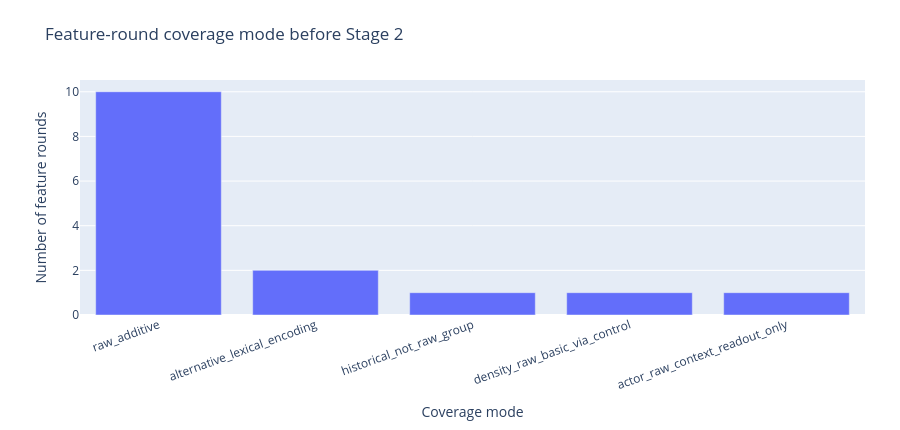

The cell this chart's notebook holds for it:
### Markdown cell above
## Coverage by round

A round is not considered covered merely because it appears in historical notes. We distinguish raw additive coverage from alternative encodings and readout-only coverage.

### Code cell
coverage = pd.DataFrame(report['round_dispositions'])
display(coverage)

coverage_counts = (
    coverage['coverage']
    .value_counts()
    .rename_axis('coverage')
    .reset_index(name='rounds')
)

fig = px.bar(
    coverage_counts,
    x='coverage',
    y='rounds',
    title='Feature-round coverage mode before Stage 2',
)
fig.update_layout(
    autosize=True,
    height=430,
    margin=dict(l=80, r=35, t=80, b=105),
    showlegend=False,
)
fig.update_xaxes(title='Coverage mode', automargin=True, tickangle=-20)
fig.update_yaxes(title='Number of feature rounds', automargin=True)
fig.show(renderer='plotly_mimetype')

### Figure 1 — Plotly figure (JSON) as saved in the notebook; plotly's stock layout.template omitted (floating-point values rounded to 4 significant figures)
{"data": [{"hovertemplate": "coverage=%{x}<br>rounds=%{y}<extra></extra>", "legendgroup": "", "marker": {"color": "#636efa", "pattern": {"shape": ""}}, "name": "", "orientation": "v", "showlegend": false, "textposition": "auto", "type": "bar", "x": ["raw_additive", "alternative_lexical_encoding", "historical_not_raw_group", "density_raw_basic_via_control", "actor_raw_context_readout_only"], "xaxis": "x", "y": [10, 2, 1, 1, 1], "yaxis": "y"}], "layout": {"autosize": true, "barmode": "relative", "height": 430, "legend": {"tracegroupgap": 0}, "margin": {"b": 105, "l": 80, "r": 35, "t": 80}, "showlegend": false, "title": {"text": "Feature-round coverage mode before Stage 2"}, "xaxis": {"anchor": "y", "automargin": true, "domain": [0.0, 1.0], "tickangle": -20, "title": {"text": "Coverage mode"}}, "yaxis": {"anchor": "x", "automargin": true, "domain": [0.0, 1.0], "title": {"text": "Number of feature rounds"}}}}
